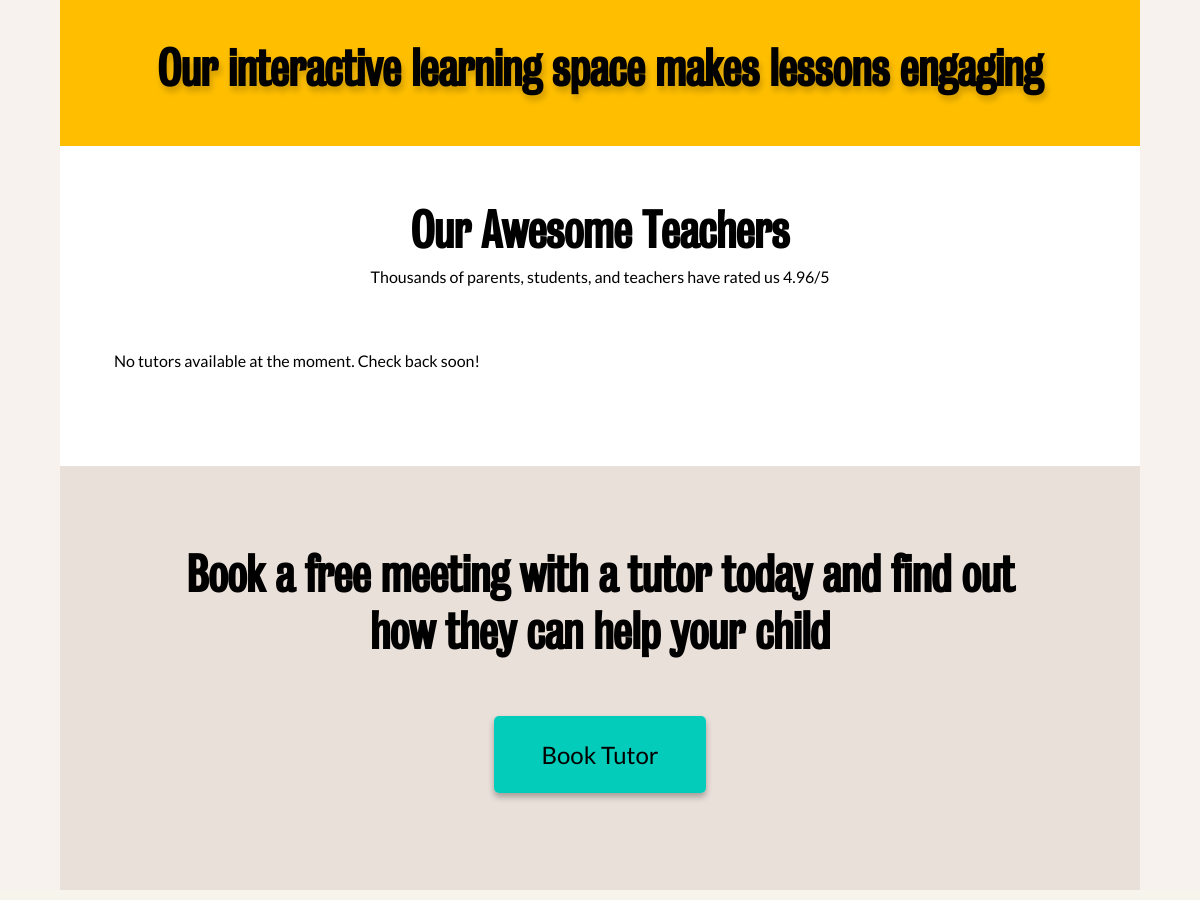
Before: / (middle part) with the older database file.
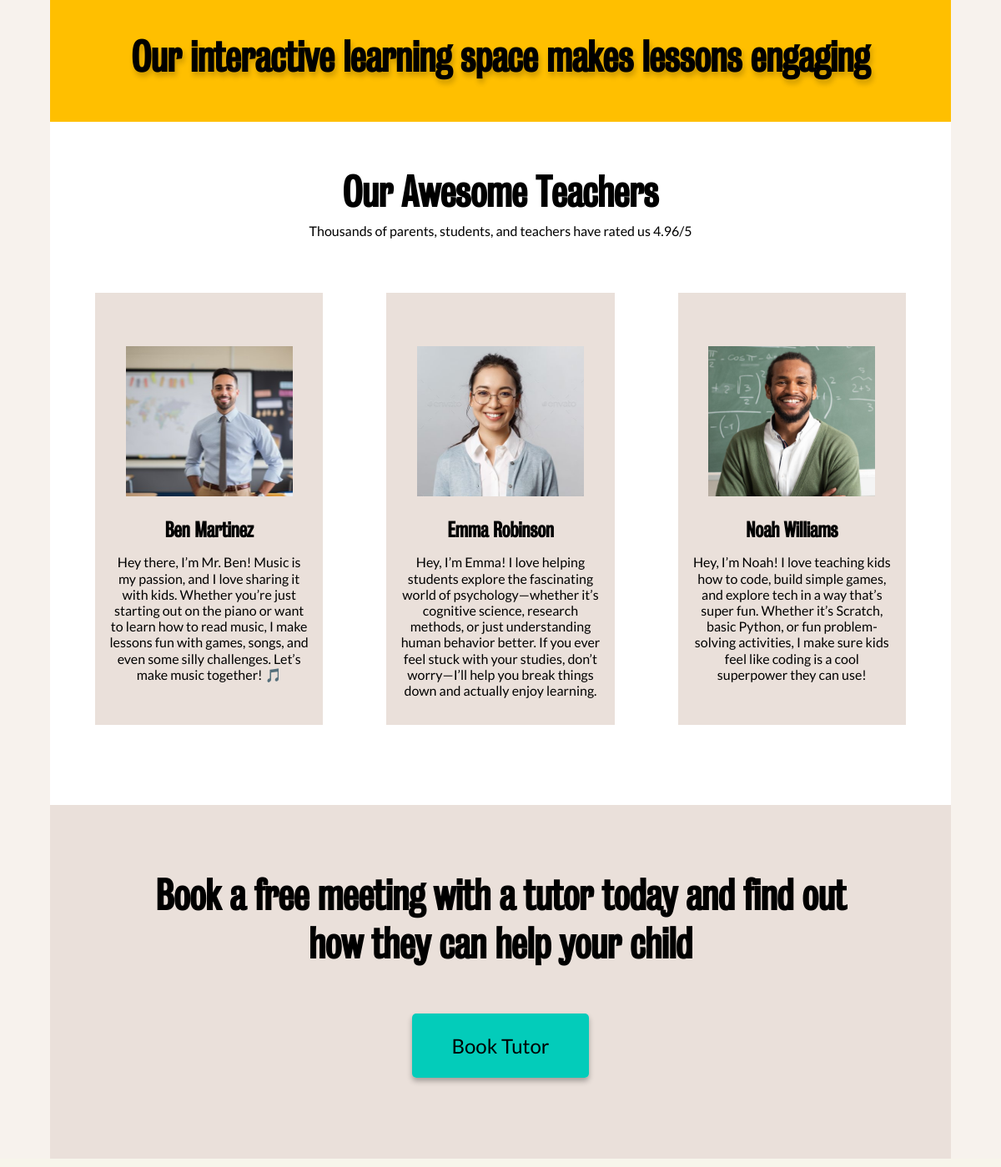
After: the same page with the newer database file.
### brainboosters/models.py (models this page shows, shortened)
class TutorProfile(models.Model):
    user = models.OneToOneField(User, on_delete=models.CASCADE, related_name='tutor_profile')
    name = models.CharField(max_length=80, null=True, blank=True)
    gender = models.CharField(max_length=10, choices=[('Male', 'Male'), ('Female', 'Female')], null=True, blank=True)
    degree = models.CharField(
        max_length=10,
        choices=[
            ('Bachelor', 'Bachelor'),
            ('Master', 'Master'),
            ('Ph.D.', 'Ph.D.'),
        ],
        null=True,
        blank=True
    )
    school = models.CharField(max_length=100, null=True, blank=True)
    major = models.CharField(max_length=100, null=True, blank=True)
    experience = models.CharField(max_length=100, null=True, blank=True)
    method = models.CharField(max_length=20, choices=[('In-Person', 'In-Person'), ('Online', 'Online'), ('Online & In-Person', 'Online & In-Person'),], null=True, blank=True)
    hourly_rate = models.DecimalField(max_digits=6, decimal_places=2, null=True, blank=True)
    description = models.CharField(max_length=300, null=True, blank=True)

class User(AbstractUser):
    user_type = models.CharField(
        max_length=10,
        choices=[
            ('tutor', 'Tutor'),
            ('parent', 'Parent'),
        ],
        null=True,
        blank=True
    )
    profile_picture = models.ImageField(
        upload_to='profile_pictures/',
        null=True,
        blank=True,
        help_text="Upload a profile picture"
    )
    contact_number = models.CharField(max_length=15, null=True, blank=True)

### brainboosters/views.py (the view)
# urls.py: path("", views.homepage, name="homepage"),
def homepage(request):
    tutors = list(TutorProfile.objects.select_related('user').all())  # Convert queryset to a list
    random_tutors = random.sample(tutors, 3) if len(tutors) >= 3 else tutors  # Pick 3 random tutors
    return render(request, 'brainboosters/home.html', {'tutors': random_tutors})

### brainboosters/templates/brainboosters/home.html (shortened to what this page needs)
{% extends "base.html" %}
{% load static %}
{% block content %}
<section class="join-us">
  <div class="container text-center">
    <h2>Our interactive learning space makes lessons engaging</h2>
  </div>
</section>
<section class="tutor-card">
  <div class="container">
    <h2>Our Awesome Teachers</h2>
    <p class="tutor-card-p">
      Thousands of parents, students, and teachers have rated us 4.96/5
    </p>
    <div class="cards">
      {% for tutor in tutors %}
      <article class="card">
        {% if tutor.user.profile_picture %}
          <img src="{{ tutor.user.profile_picture.url }}" alt="Tutor {{ tutor.name }}">
        {% else %}
          <img src="{% static 'images/default-profile.png' %}" alt="Default Tutor Image">
        {% endif %}
        <h4>{{ tutor.name }}</h4>
        <p>{{ tutor.description|default:"Experienced tutor ready to help you succeed!" }}</p>
      </article>
      {% empty %}
      <p>No tutors available at the moment. Check back soon!</p>
      {% endfor %}
    </div>
  </div>
</section>
<section class="start">
  <div class="container">
    <h2>
      Book a free meeting with a tutor today and find out how they can help your
      child
    </h2>
    <a href="#" class="btn btn-primary">Book Tutor</a>
  </div>
</section>
{% endblock %}

### brainboosters/templates/base.html (shortened to what this page needs)
{% load static %}
<!DOCTYPE html>
<html lang="en">
<head>
    <link rel="stylesheet" href="{% static 'css/styles.css' %}">
    <link
      rel="stylesheet"
      href="https://cdnjs.cloudflare.com/ajax/libs/font-awesome/6.0.0-beta3/css/all.min.css"
    />
</head>
<body class="{% block body_class %}{% endblock %}">
    <div class="container">
        {% block content %}{% endblock %}
    </div>
    {% include 'footer.html' %}
</body>
</html>

### brainboosters/templates/navbar.html (shortened to what this page needs)
{% load static %}

### brainboosters/templates/footer.html (shortened to what this page needs)
{% load static %}
<footer>
  </footer>

### brainboosters/static/css/styles.css (style rules this page uses)
* { margin: 0; padding: 0; box-sizing: border-box; }
.container { width: 90%; max-width: 1200px; margin-left: auto; margin-right: auto; }
body { font-family: "Lato", sans-serif; font-size: 16px; line-height: 1.2; color: #000; background-color: #f7f2ed; }
h1, h2, h3, h4, h5, h6 { font-family: "Bureau Regular", sans-serif; }
h2 { font-size: 48px; }
h4 { font-size: 24px; margin-top: 24px; margin-bottom: 14px; }
a { text-decoration: none; color: inherit; }
.btn { padding: 13px 22px; font-size: 19px; text-transform: capitalize; border-radius: 5px; font-weight: bold; transition: background-color 0.3s, color 0.3s; }
.btn-primary { background-color: #03ccba; color: white; box-shadow: 0 4px 6px rgba(0, 0, 0, 0.3); }
nav .btn-primary, .start .btn-primary { background-color: #03ccba; color: #000000; }
.start .btn-primary { padding: 24px 48px; font-size: 24px; font-weight: 400; }
section.join-us { background-color: #ffbf00; padding: 48px 0; text-align: center; }
.join-us h2 { text-shadow: 2px 5px 6px rgba(0, 0, 0, 0.2); }
section.tutor-card { padding-top: 56px; padding-bottom: 96px; background: #fff; }
.tutor-card .container { max-width: 1130px; }
section.tutor-card h2 { text-align: center; margin-bottom: 8px; }
section .tutor-card-p { text-align: center; margin-bottom: 64px; }
section.tutor-card .cards { display: flex; justify-content: space-between; gap: 76px; flex-wrap: wrap; }
section.tutor-card .card { background-color: #eae0da; padding: 64px 16px 32px; text-align: center; flex: 1; min-width: 200px; }
section.tutor-card .card img { width: 200px; height: 180px; object-fit: cover; }
.start .container { max-width: 900px; }
section.start { background-color: #eae0da; padding: 80px 0 120px; text-align: center; }
section.start h2 { margin-bottom: 80px; }
footer { background-color: #f7f5eb; color: #000000; padding: 88px 0; font-size: 14px; }

Changed rows visible on the page:
added TutorProfile: user.profile_picture (picture), name "Ben Martinez", description "Hey there, I’m Mr. Ben! Music is my passion, and I love sharing it with kids. Whether you’re just starting out on the piano or want to learn how to read music, I make lessons fun with games, songs, and even some silly challenges. Let’s make music together! 🎵"
added TutorProfile: user.profile_picture (picture), name "Emma Robinson", description "Hey, I’m Emma! I love helping students explore the fascinating world of psychology—whether it’s cognitive science, research methods, or just understanding human behavior better. If you ever feel stuck with your studies, don’t worry—I’ll help you break things down and actually enjoy learning."
added TutorProfile: user.profile_picture (picture), name "Noah Williams", description "Hey, I’m Noah! I love teaching kids how to code, build simple games, and explore tech in a way that’s super fun. Whether it’s Scratch, basic Python, or fun problem-solving activities, I make sure kids feel like coding is a cool superpower they can use!"
Other visible differences:
text no longer shown: "No tutors available at the moment. Check back soon!"
